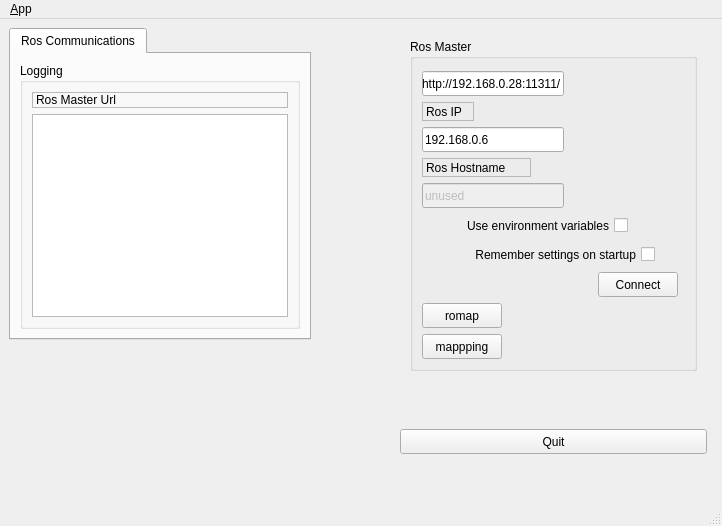
<?xml version="1.0" encoding="UTF-8"?>
<ui version="4.0">
 <class>MainWindowDesign</class>
 <widget class="QMainWindow" name="MainWindowDesign">
  <property name="geometry">
   <rect>
    <x>0</x>
    <y>0</y>
    <width>722</width>
    <height>526</height>
   </rect>
  </property>
  <property name="windowTitle">
   <string>QRosApp</string>
  </property>
  <property name="windowIcon">
   <iconset resource="../resources/images.qrc">
    <normaloff>:/images/icon.png</normaloff>:/images/icon.png</iconset>
  </property>
  <property name="locale">
   <locale language="English" country="Australia"/>
  </property>
  <widget class="QWidget" name="centralwidget">
   <widget class="QTabWidget" name="tab_manager">
    <property name="geometry">
     <rect>
      <x>9</x>
      <y>9</y>
      <width>302</width>
      <height>312</height>
     </rect>
    </property>
    <property name="minimumSize">
     <size>
      <width>100</width>
      <height>0</height>
     </size>
    </property>
    <property name="locale">
     <locale language="English" country="Australia"/>
    </property>
    <property name="currentIndex">
     <number>0</number>
    </property>
    <widget class="QWidget" name="tab_status">
     <attribute name="title">
      <string>Ros Communications</string>
     </attribute>
     <layout class="QVBoxLayout" name="verticalLayout_2">
      <item>
       <widget class="QGroupBox" name="groupBox_12">
        <property name="sizePolicy">
         <sizepolicy hsizetype="MinimumExpanding" vsizetype="Preferred">
          <horstretch>0</horstretch>
          <verstretch>0</verstretch>
         </sizepolicy>
        </property>
        <property name="title">
         <string>Logging</string>
        </property>
        <layout class="QGridLayout" name="gridLayout_3">
         <item row="2" column="0">
          <widget class="QListView" name="view_logging"/>
         </item>
         <item row="1" column="0">
          <widget class="QLabel" name="label">
           <property name="frameShape">
            <enum>QFrame::StyledPanel</enum>
           </property>
           <property name="frameShadow">
            <enum>QFrame::Raised</enum>
           </property>
           <property name="text">
            <string>Ros Master Url</string>
           </property>
          </widget>
         </item>
        </layout>
       </widget>
      </item>
     </layout>
    </widget>
   </widget>
   <widget class="QGroupBox" name="groupBox">
    <property name="geometry">
     <rect>
      <x>410</x>
      <y>20</y>
      <width>287</width>
      <height>332</height>
     </rect>
    </property>
    <property name="title">
     <string>Ros Master</string>
    </property>
    <widget class="QLineEdit" name="line_edit_master">
     <property name="geometry">
      <rect>
       <x>12</x>
       <y>32</y>
       <width>142</width>
       <height>25</height>
      </rect>
     </property>
     <property name="text">
      <string>http://192.168.0.28:11311/</string>
     </property>
    </widget>
    <widget class="QLabel" name="label_2">
     <property name="geometry">
      <rect>
       <x>12</x>
       <y>63</y>
       <width>52</width>
       <height>19</height>
      </rect>
     </property>
     <property name="frameShape">
      <enum>QFrame::StyledPanel</enum>
     </property>
     <property name="frameShadow">
      <enum>QFrame::Raised</enum>
     </property>
     <property name="text">
      <string>Ros IP</string>
     </property>
    </widget>
    <widget class="QLineEdit" name="line_edit_host">
     <property name="geometry">
      <rect>
       <x>12</x>
       <y>88</y>
       <width>142</width>
       <height>25</height>
      </rect>
     </property>
     <property name="text">
      <string>192.168.0.6</string>
     </property>
    </widget>
    <widget class="QLabel" name="label_3">
     <property name="geometry">
      <rect>
       <x>12</x>
       <y>119</y>
       <width>109</width>
       <height>19</height>
      </rect>
     </property>
     <property name="frameShape">
      <enum>QFrame::StyledPanel</enum>
     </property>
     <property name="frameShadow">
      <enum>QFrame::Raised</enum>
     </property>
     <property name="text">
      <string>Ros Hostname</string>
     </property>
    </widget>
    <widget class="QLineEdit" name="line_edit_topic">
     <property name="enabled">
      <bool>false</bool>
     </property>
     <property name="geometry">
      <rect>
       <x>12</x>
       <y>144</y>
       <width>142</width>
       <height>25</height>
      </rect>
     </property>
     <property name="text">
      <string>unused</string>
     </property>
    </widget>
    <widget class="QCheckBox" name="checkbox_use_environment">
     <property name="geometry">
      <rect>
       <x>12</x>
       <y>175</y>
       <width>206</width>
       <height>23</height>
      </rect>
     </property>
     <property name="layoutDirection">
      <enum>Qt::RightToLeft</enum>
     </property>
     <property name="text">
      <string>Use environment variables</string>
     </property>
    </widget>
    <widget class="QCheckBox" name="checkbox_remember_settings">
     <property name="geometry">
      <rect>
       <x>12</x>
       <y>204</y>
       <width>233</width>
       <height>23</height>
      </rect>
     </property>
     <property name="layoutDirection">
      <enum>Qt::RightToLeft</enum>
     </property>
     <property name="text">
      <string>Remember settings on startup</string>
     </property>
    </widget>
    <widget class="QPushButton" name="button_connect">
     <property name="enabled">
      <bool>true</bool>
     </property>
     <property name="geometry">
      <rect>
       <x>188</x>
       <y>233</y>
       <width>80</width>
       <height>25</height>
      </rect>
     </property>
     <property name="sizePolicy">
      <sizepolicy hsizetype="MinimumExpanding" vsizetype="Fixed">
       <horstretch>0</horstretch>
       <verstretch>0</verstretch>
      </sizepolicy>
     </property>
     <property name="toolTip">
      <string>Set the target to the current joint trajectory state.</string>
     </property>
     <property name="statusTip">
      <string>Clear all waypoints and set the target to the current joint trajectory state.</string>
     </property>
     <property name="text">
      <string>Connect</string>
     </property>
    </widget>
    <widget class="QPushButton" name="pushButton">
     <property name="geometry">
      <rect>
       <x>12</x>
       <y>264</y>
       <width>80</width>
       <height>25</height>
      </rect>
     </property>
     <property name="text">
      <string>romap</string>
     </property>
    </widget>
    <widget class="QPushButton" name="btn_mapping">
     <property name="geometry">
      <rect>
       <x>12</x>
       <y>295</y>
       <width>80</width>
       <height>25</height>
      </rect>
     </property>
     <property name="text">
      <string>mappping</string>
     </property>
    </widget>
   </widget>
   <widget class="QPushButton" name="quit_button">
    <property name="geometry">
     <rect>
      <x>400</x>
      <y>410</y>
      <width>307</width>
      <height>25</height>
     </rect>
    </property>
    <property name="sizePolicy">
     <sizepolicy hsizetype="MinimumExpanding" vsizetype="Fixed">
      <horstretch>0</horstretch>
      <verstretch>0</verstretch>
     </sizepolicy>
    </property>
    <property name="text">
     <string>Quit</string>
    </property>
   </widget>
  </widget>
  <widget class="QMenuBar" name="menubar">
   <property name="geometry">
    <rect>
     <x>0</x>
     <y>0</y>
     <width>722</width>
     <height>28</height>
    </rect>
   </property>
   <widget class="QMenu" name="menu_File">
    <property name="title">
     <string>&amp;App</string>
    </property>
    <addaction name="action_Preferences"/>
    <addaction name="separator"/>
    <addaction name="actionAbout"/>
    <addaction name="actionAbout_Qt"/>
    <addaction name="separator"/>
    <addaction name="action_Quit"/>
   </widget>
   <addaction name="menu_File"/>
  </widget>
  <widget class="QStatusBar" name="statusbar"/>
  <action name="action_Quit">
   <property name="text">
    <string>&amp;Quit</string>
   </property>
   <property name="shortcut">
    <string>Ctrl+Q</string>
   </property>
   <property name="shortcutContext">
    <enum>Qt::ApplicationShortcut</enum>
   </property>
  </action>
  <action name="action_Preferences">
   <property name="text">
    <string>&amp;Preferences</string>
   </property>
  </action>
  <action name="actionAbout">
   <property name="text">
    <string>&amp;About</string>
   </property>
  </action>
  <action name="actionAbout_Qt">
   <property name="text">
    <string>About &amp;Qt</string>
   </property>
  </action>
 </widget>
 <resources>
  <include location="../resources/images.qrc"/>
 </resources>
 <connections>
  <connection>
   <sender>action_Quit</sender>
   <signal>triggered()</signal>
   <receiver>MainWindowDesign</receiver>
   <slot>close()</slot>
   <hints>
    <hint type="sourcelabel">
     <x>-1</x>
     <y>-1</y>
    </hint>
    <hint type="destinationlabel">
     <x>399</x>
     <y>299</y>
    </hint>
   </hints>
  </connection>
  <connection>
   <sender>quit_button</sender>
   <signal>clicked()</signal>
   <receiver>MainWindowDesign</receiver>
   <slot>close()</slot>
   <hints>
    <hint type="sourcelabel">
     <x>859</x>
     <y>552</y>
    </hint>
    <hint type="destinationlabel">
     <x>469</x>
     <y>299</y>
    </hint>
   </hints>
  </connection>
 </connections>
</ui>
